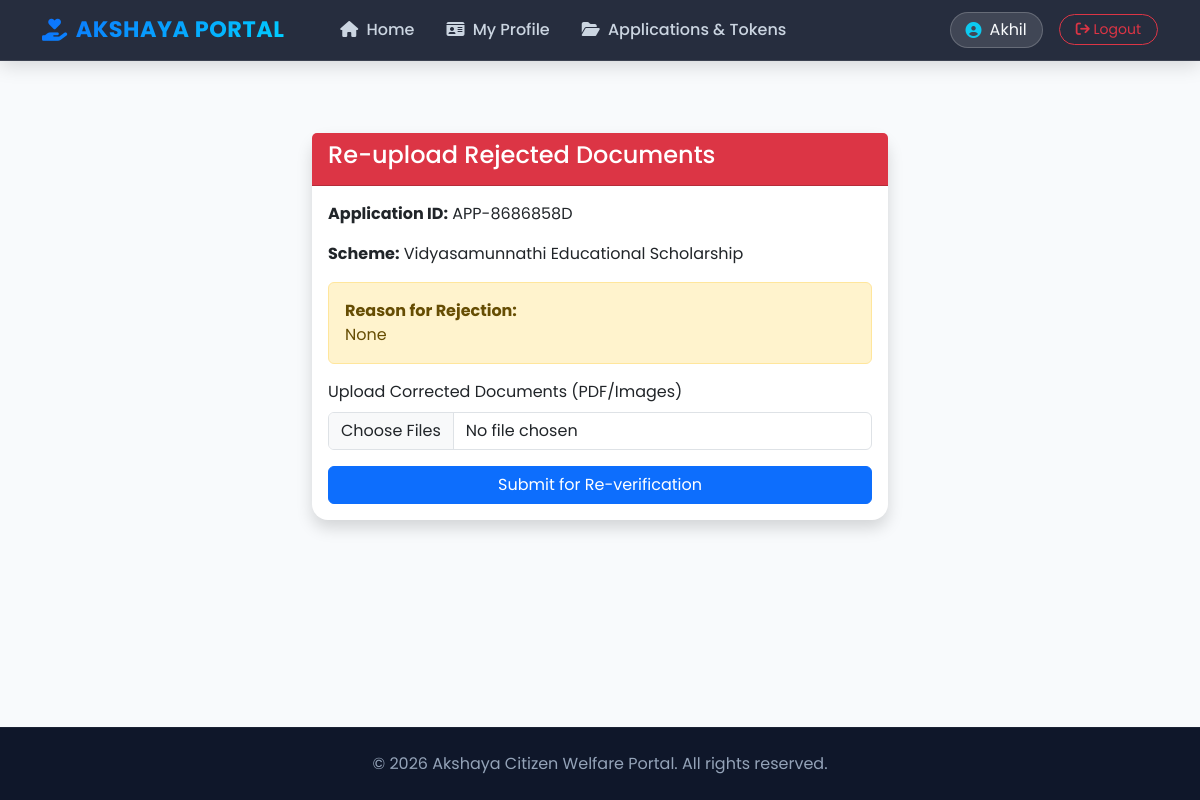
The app's page /reupload/1/ (signed in), older data.
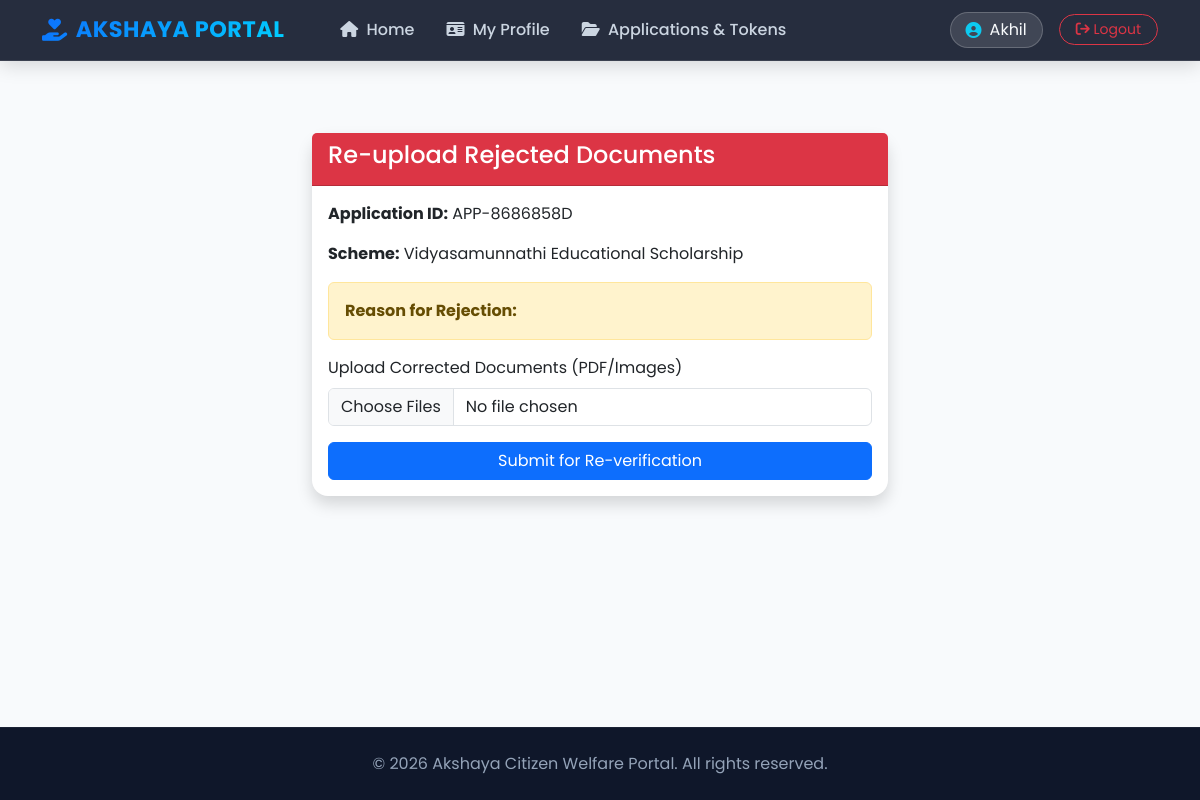
The same page, newer data.
### welfare_app/models.py (models this page shows, shortened)
class Application(models.Model):
    application_id = models.CharField(max_length=12, unique=True, editable=False)
    user = models.ForeignKey(User, on_delete=models.CASCADE, related_name='applications')
    scheme = models.ForeignKey(Scheme, on_delete=models.CASCADE, related_name='applications')
    phone_number = models.CharField(max_length=15, blank=True)
    form_data = models.JSONField(default=dict, blank=True)
    status = models.CharField(max_length=30, choices=STATUS_CHOICES, default='PENDING_VERIFICATION')
    applied_date = models.DateTimeField(auto_now_add=True)
    rejection_reason = models.TextField(blank=True, null=True)
    staff_remarks = models.TextField(blank=True, null=True)
    appointment_date = models.DateField(null=True, blank=True)
    token_number = models.IntegerField(null=True, blank=True)
    govt_ref_number = models.CharField(max_length=100, blank=True, null=True)

class Scheme(models.Model):
    title = models.CharField(max_length=200)
    description = models.TextField()
    department = models.CharField(max_length=100)
    max_income = models.DecimalField(max_digits=10, decimal_places=2, default=999999)
    min_age = models.IntegerField(default=0)
    allowed_ration_cards = models.CharField(max_length=10, choices=RATION_CARD_CHOICES, default='ALL')
    category = models.CharField(max_length=10, choices=CATEGORY_CHOICES, default='ALL')
    allowed_gender = models.CharField(max_length=10, choices=GENDER_CHOICES, default='ALL')
    required_occupation = models.CharField(max_length=20, choices=OCCUPATION_CHOICES, default='ALL')
    allowed_marital_status = models.CharField(max_length=20, choices=MARITAL_STATUS_CHOICES, default='ALL')
    is_for_disabled_only = models.BooleanField(default=False)
    required_documents = models.TextField(help_text="Comma separated document names (e.g., Aadhaar, Income Certificate)", blank=True)
    extra_fields = models.TextField(help_text="Comma separated custom input field names", blank=True)

### welfare_app/views.py (the view, shortened to what this page needs)
# urls.py: path('reupload/<int:app_id>/', views.reupload_docs, name='reupload_docs'),
@login_required(login_url='login')
def reupload_docs(request, app_id):
    app = get_object_or_404(Application, id=app_id, user=request.user)
    return render(request, 'reupload_docs.html', {'app': app})

### welfare_app/templates/reupload_docs.html (shortened to what this page needs)
{% extends 'base.html' %}
{% block content %}
<div class="container mt-4" style="max-width: 600px;">
    <div class="card shadow">
        <div class="card-header bg-danger text-white">
            <h4>Re-upload Rejected Documents</h4>
        </div>
        <div class="card-body">
            <p><strong>Application ID:</strong> {{ app.application_id }}</p>
            <p><strong>Scheme:</strong> {{ app.scheme.title }}</p>
            <div class="alert alert-warning">
                <strong>Reason for Rejection:</strong><br>
                {{ app.rejection_reason }}
            </div>
            <form method="POST" enctype="multipart/form-data">
                <div class="mb-3">
                    <label class="form-label">Upload Corrected Documents (PDF/Images)</label>
                    <input type="file" name="documents" class="form-control" multiple required>
                </div>
                <button type="submit" class="btn btn-primary w-100">Submit for Re-verification</button>
            </form>
        </div>
    </div>
</div>
{% endblock %}

Row changes from the older to the newer data that the page shows:
changed Application "APP-8686858D": rejection_reason "None" → (not shown)
